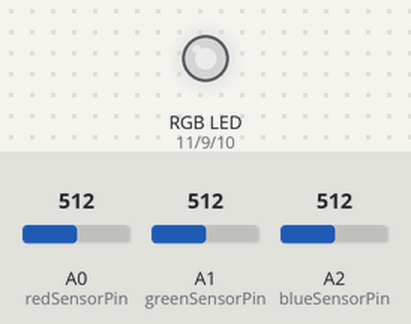
Simulated run of this sketch. Board: Arduino Uno, built with avr-gcc and run on an emulated ATmega328P. On the bench: an RGB LED mixed from three pins (HIGH = lit). Inputs (shaded band) come from the test bench; at power-on: A0 (redSensorPin) = 512, A1 (greenSensorPin) = 512, A2 (blueSensorPin) = 512. Dim RGB values are drawn brighter than linear; what the sketch prints to the serial monitor is not drawn.

Above: at 1.2 s.
1.3 s: A0 (redSensorPin) set to 104
At 2.4 s:
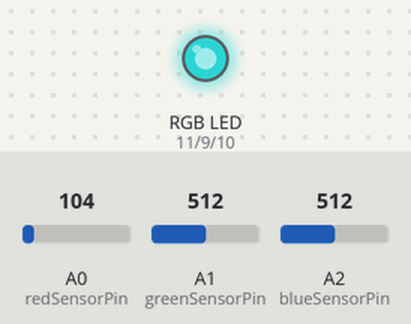
2.8 s: A0 (redSensorPin) set to 92
At 3.9 s:
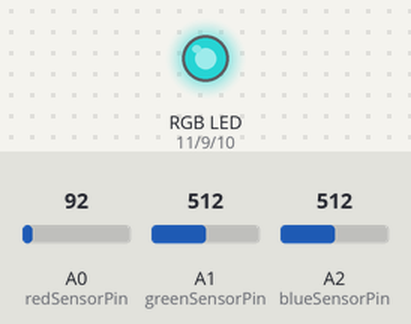
4.8 s: A1 (greenSensorPin) set to 104
At 5.4 s:
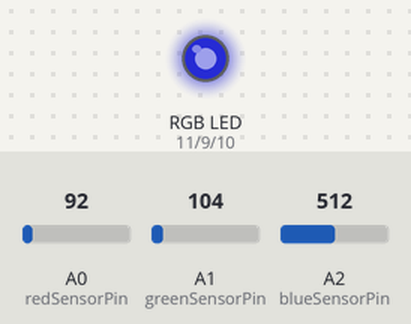
6.3 s: A1 (greenSensorPin) set to 93
At 6.9 s:
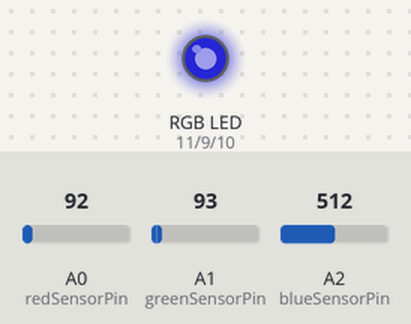
8.1 s: A2 (blueSensorPin) set to 108
At 9.0 s:
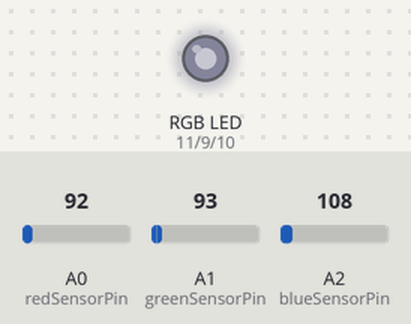
9.6 s: A2 (blueSensorPin) set to 89
At 10.9 s:
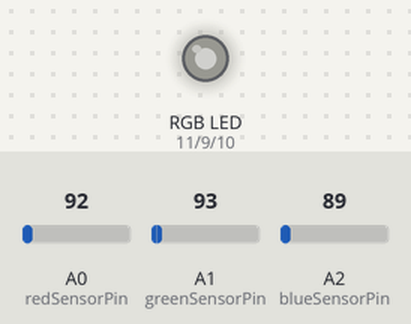
Timing chart, 0 to 12.4 s (numbered marks = the images above; inputs shaded):
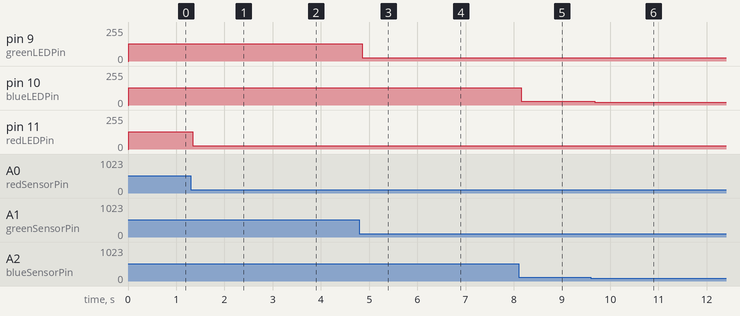

Measured:
- after the input at 1.3 s, pin 11 (redLEDPin): 128/255 → 26/255 after 0.05 s
- after the input at 2.8 s, pin 11 (redLEDPin): 26/255 → 23/255 after 0.09 s
- after the input at 4.8 s, pin 9 (greenLEDPin): 128/255 → 26/255 after 0.06 s
- after the input at 6.3 s, pin 9 (greenLEDPin): 26/255 → 23/255 after 0.07 s
- after the input at 8.1 s, pin 10 (blueLEDPin): 128/255 → 27/255 after 0.06 s
- after the input at 9.6 s, pin 10 (blueLEDPin): 27/255 → 22/255 after 0.08 s

The sketch:

Project4.ino
```cpp
const int greenLEDPin = 9;
const int redLEDPin = 11;
const int blueLEDPin = 10;

const int redSensorPin = A0;
const int greenSensorPin = A1;
const int blueSensorPin = A2;

int redValue = 0;
int greenValue = 0;
int blueValue = 0;

int redSensorValue = 0;
int greenSensorValue = 0;
int blueSensorValue = 0;

void setup() {
Serial.begin(9600);
pinMode(greenLEDPin,OUTPUT);
pinMode(redLEDPin,OUTPUT);
pinMode(blueLEDPin,OUTPUT);

}

void loop() {
redSensorValue = analogRead(redSensorPin);
delay(5);
greenSensorValue = analogRead(greenSensorPin);
delay(5);
blueSensorValue = analogRead(blueSensorPin);

Serial.print("Raw Sensor Values red: ");
Serial.print(redSensorValue);
Serial.print("green: ");
Serial.print(greenSensorValue);
Serial.print("blue: ");
Serial.print(blueSensorValue);

redValue = redSensorValue/4;
greenValue = greenSensorValue/4;
blueValue = blueSensorValue/4;

analogWrite(greenLEDPin, greenValue);
analogWrite(redLEDPin, redValue);
analogWrite(blueLEDPin, blueValue);

}
```
